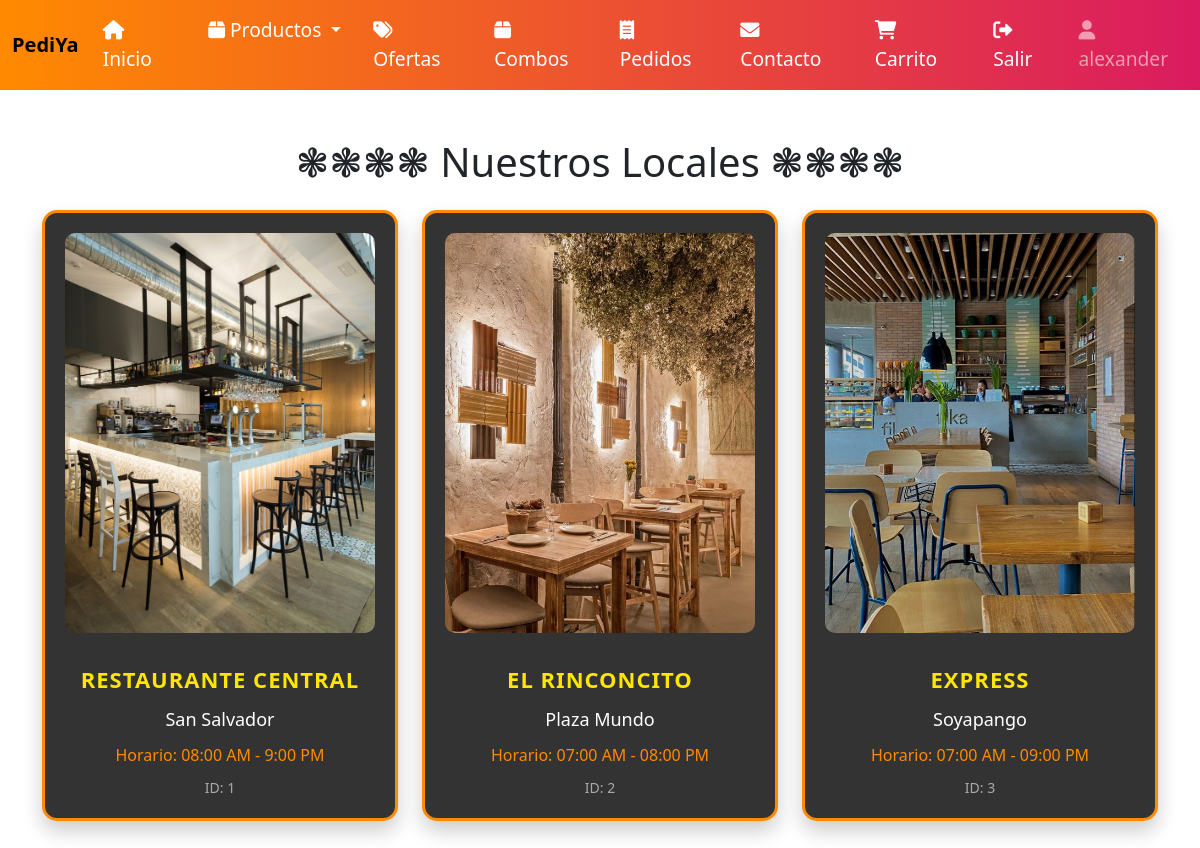
/Locaal.php (signed in), run on the app's committed database.
### tables this page shows
CREATE TABLE `locales` (
  `id` int(11) NOT NULL,
  `nombre` varchar(255) NOT NULL,
  `direccion` varchar(255) NOT NULL,
  `horario` varchar(255) NOT NULL
);

### Locaal.php (the view, shortened to what this page needs)
<?php
$nombre_usuario = $_SESSION['nombre_usuario'];
?>
<!DOCTYPE html>
<html lang="es">
<head>
    <link rel="stylesheet" href="css/local.css">
    <link rel="stylesheet" href="https://cdn.jsdelivr.net/npm/bootstrap@5.3.0-alpha1/dist/css/bootstrap.min.css">
    <link rel="stylesheet" href="https://cdnjs.cloudflare.com/ajax/libs/font-awesome/6.0.0-beta3/css/all.min.css">
</head>
<body>
<nav class="navbar navbar-expand-lg navbar-dark">
    <div class="container-fluid">
        <a class="navbar-brand" href="menu.php">
            <span class="brand-text">PediYa</span>
        </a>
        <div class="collapse navbar-collapse justify-content-end" id="navbarNav">
            <ul class="navbar-nav">
                <li class="nav-item">
                    <a class="nav-link" href="menu.php"><i class="fas fa-home"></i> Inicio</a>
                </li>
                <li class="nav-item dropdown">
                    <a class="nav-link dropdown-toggle" href="#" id="navbarDropdown" role="button" data-bs-toggle="dropdown" aria-expanded="false">
                        <i class="fas fa-box"></i> Productos
                    </a>
                </li>
                <li class="nav-item">
                    <a class="nav-link" href="ofertas.php"><i class="fas fa-tags"></i> Ofertas</a>
                </li>
                <li class="nav-item">
                    <a class="nav-link" href="combos.php"><i class="fas fa-box"></i> Combos</a>
                </li>
                <li class="nav-item">
                    <a class="nav-link" href="pedidos.php"><i class="fas fa-receipt"></i> Pedidos</a>
                </li>
                <li class="nav-item">
                    <a class="nav-link" href="contacto.php"><i class="fas fa-envelope"></i> Contacto</a>
                </li>
                <li class="nav-item">
                    <a class="nav-link" href="carrito.php"><i class="fas fa-shopping-cart"></i> Carrito</a>
                </li>
                <li class="nav-item">
                    <a class="nav-link" href="salir.php"><i class="fas fa-sign-out-alt"></i> Salir</a>
                </li>
            </ul>
            <span class="navbar-text">
                <i class="fas fa-user"></i> <?php echo $nombre_usuario; ?>
            </span>
        </div>
    </div>
</nav>
<div class="container">
    <h1 class="text-center mt-5 mb-4">❃❃❃❃ Nuestros Locales ❃❃❃❃</h1>
    <div class="row">
        <?php
        $ruta_imagenes = 'img/';
        $conn = conectar();
        $sql = "SELECT * FROM locales";
        $resultado = $conn->query($sql);
        if ($resultado->num_rows > 0) {
            while ($fila = $resultado->fetch_assoc()) {
                echo "<div class='col-md-4'>
                        <div class='caja'>
                            <img class='imagen-local' src='" . $ruta_imagenes . strtolower(str_replace(' ', '', $fila['nombre'])) . ".jpg' alt='" . $fila['nombre'] . "'>
                            <div class='nombre-local'>" . $fila['nombre'] . "</div>
                            <div class='direccion-local'>" . $fila['direccion'] . "</div>
                            <div class='horario-local'>Horario: " . $fila['horario'] . "</div>
                            <div class='id-local'>ID: " . $fila['id'] . "</div>
                        </div>
                    </div>";
            }
        } else {
            echo "<p>No se encontraron locales.</p>";
        }
        ?>
    </div>
</div>
</body>
</html>

### css/local.css (style rules this page uses)
.navbar { background: linear-gradient(90deg, #ff8a00, #da1b60); padding: 1.5rem; }
.navbar-brand { color: #fff; font-size: 1.8rem; font-weight: bold; }
.navbar-brand .brand-text { color: black; }
.navbar-nav .nav-link { color: #fff; font-size: 1.2rem; margin-right: 1rem; padding: 0.5rem 1rem; transition: background-color 0.3s ease; }
.navbar-text { color: #fff; font-size: 1.2rem; }
.caja { background-color: #333; border: 3px solid #ff8a00; border-radius: 15px; padding: 20px; margin-bottom: 30px; text-align: center; transition: transform 0.3s ease, box-shadow 0.3s ease; box-shadow: 0 10px 20px rgba(0, 0, 0, 0.2); }
.imagen-local { width: 100%; height: 400px; object-fit: cover; border-radius: 10px; margin-bottom: 15px; transition: transform 0.3s ease; }
.nombre-local { font-size: 22px; font-weight: bold; color: #ffe600; margin-top: 15px; text-transform: uppercase; letter-spacing: 1px; }
.direccion-local { font-size: 18px; color: #fff; margin-top: 10px; }
.horario-local { font-size: 16px; color: #ff8a00; margin-top: 10px; }
.id-local { font-size: 14px; color: #aaa; margin-top: 10px; }
h1 { color: #333; font-size: 2.5rem; font-weight: bold; margin-bottom: 40px; text-align: center; }

### data on the page
locales: shows a picture, nombre "RESTAURANTE CENTRAL", direccion "San Salvador", horario "08:00 AM - 9:00 PM", id "1"
locales: shows a picture, nombre "EL RINCONCITO", direccion "Plaza Mundo", horario "07:00 AM - 08:00 PM", id "2"
locales: shows a picture, nombre "EXPRESS", direccion "Soyapango", horario "07:00 AM - 09:00 PM", id "3"

### other printed values
$nombre_usuario "alexander"
